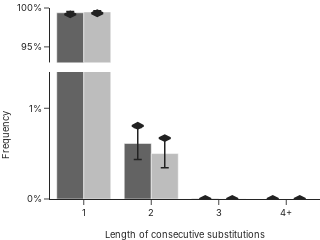

Notebook cell for this chart:
### Code cell
fig = length_plots(data, 'substitutions')
fig.update_yaxes(title='Frequency', range=[0, 0.014], row=2, dtick=0.01, tickformat=",.0%", title_font_size=28/3, tickfont_size=28/3)
fig.update_yaxes(range=[0.93, 1], row=1, dtick=0.05, title_font_size=28/3, tickfont_size=28/3)
fig.update_xaxes(title='Length of consecutive substitutions', title_font_size=28/3, tickfont_size=28/3)
fig.update_layout(margin=dict(l=50, r=0, t=8, b=0))
fig.show()
fig.write_image("length_subs.svg")

### Figure 1 — Plotly figure (JSON) as saved in the notebook; plotly's stock layout.template omitted (floating-point values rounded to 4 significant figures)
{"data": [{"error_y": {"array": [0.001774, 0.001754, 2.103e-05, 4.148e-07], "color": "#222222", "thickness": 1.5, "type": "data", "visible": true}, "marker": {"color": "#636363"}, "type": "bar", "x": [1, 2, 3, 4], "xaxis": "x", "y": [0.9938, 0.006119, 4.049e-05, 1.355e-06], "yaxis": "y"}, {"error_y": {"array": [0.001774, 0.001754, 2.103e-05, 4.148e-07], "color": "#222222", "thickness": 1.5, "type": "data", "visible": true}, "marker": {"color": "#636363"}, "type": "bar", "x": [1, 2, 3, 4], "xaxis": "x2", "y": [0.9938, 0.006119, 4.049e-05, 1.355e-06], "yaxis": "y2"}, {"marker": {"color": "#222222", "line": {"color": "#222222", "width": 2}, "size": 8, "symbol": "diamond-wide"}, "mode": "markers", "type": "scatter", "x": [0.8, 1.8, 2.8, 3.8], "xaxis": "x", "y": [0.9919, 0.008071, 5.389e-07, 5.345e-07], "yaxis": "y"}, {"marker": {"color": "#222222", "line": {"color": "#222222", "width": 2}, "size": 8, "symbol": "diamond-wide"}, "mode": "markers", "type": "scatter", "x": [0.8, 1.8, 2.8, 3.8], "xaxis": "x2", "y": [0.9919, 0.008071, 5.389e-07, 5.345e-07], "yaxis": "y2"}, {"error_y": {"array": [0.00158, 0.001565, 1.642e-05, 1.614e-07], "color": "#222222", "thickness": 1.5, "type": "data", "visible": true}, "marker": {"color": "#bdbdbd"}, "type": "bar", "x": [1, 2, 3, 4], "xaxis": "x", "y": [0.995, 0.005008, 2.486e-05, 1.331e-06], "yaxis": "y"}, {"error_y": {"array": [0.00158, 0.001565, 1.642e-05, 1.614e-07], "color": "#222222", "thickness": 1.5, "type": "data", "visible": true}, "marker": {"color": "#bdbdbd"}, "type": "bar", "x": [1, 2, 3, 4], "xaxis": "x2", "y": [0.995, 0.005008, 2.486e-05, 1.331e-06], "yaxis": "y2"}, {"marker": {"color": "#222222", "line": {"color": "#222222", "width": 2}, "size": 8, "symbol": "diamond-wide"}, "mode": "markers", "type": "scatter", "x": [1.2, 2.2, 3.2, 4.2], "xaxis": "x", "y": [0.9932, 0.006705, 3.076e-07, 3.055e-07], "yaxis": "y"}, {"marker": {"color": "#222222", "line": {"color": "#222222", "width": 2}, "size": 8, "symbol": "diamond-wide"}, "mode": "markers", "type": "scatter", "x": [1.2, 2.2, 3.2, 4.2], "xaxis": "x2", "y": [0.9932, 0.006705, 3.076e-07, 3.055e-07], "yaxis": "y2"}], "layout": {"barmode": "group", "font": {"family": "Inter"}, "height": 175, "legend": {"font": {"size": 9.333}}, "margin": {"b": 0, "l": 50, "r": 0, "t": 8}, "showlegend": false, "width": 245, "xaxis": {"anchor": "y", "domain": [0, 1], "matches": "x2", "range": [0.5, 4.5], "showticklabels": false, "tickfont": {"size": 9.333}, "tickmode": "array", "ticktext": ["1", "2", "3", "4+"], "tickvals": [1, 2, 3, 4], "title": {"font": {"size": 9.333}, "text": "Length of consecutive substitutions"}, "visible": false}, "xaxis2": {"anchor": "y2", "domain": [0, 1], "range": [0.5, 4.5], "showticklabels": true, "tickfont": {"size": 9.333}, "tickmode": "array", "ticktext": ["1", "2", "3", "4+"], "tickvals": [1, 2, 3, 4], "title": {"font": {"size": 9.333}, "text": "Length of consecutive substitutions"}, "visible": true}, "yaxis": {"anchor": "x", "domain": [0.715, 1], "dtick": 0.05, "range": [0.93, 1], "tickfont": {"size": 9.333}, "tickformat": ",.0%", "title": {"font": {"size": 9.333}}}, "yaxis2": {"anchor": "x2", "domain": [0, 0.665], "dtick": 0.01, "range": [0, 0.014], "tickfont": {"size": 9.333}, "tickformat": ",.0%", "title": {"font": {"size": 9.333}, "text": "Frequency"}}}}
